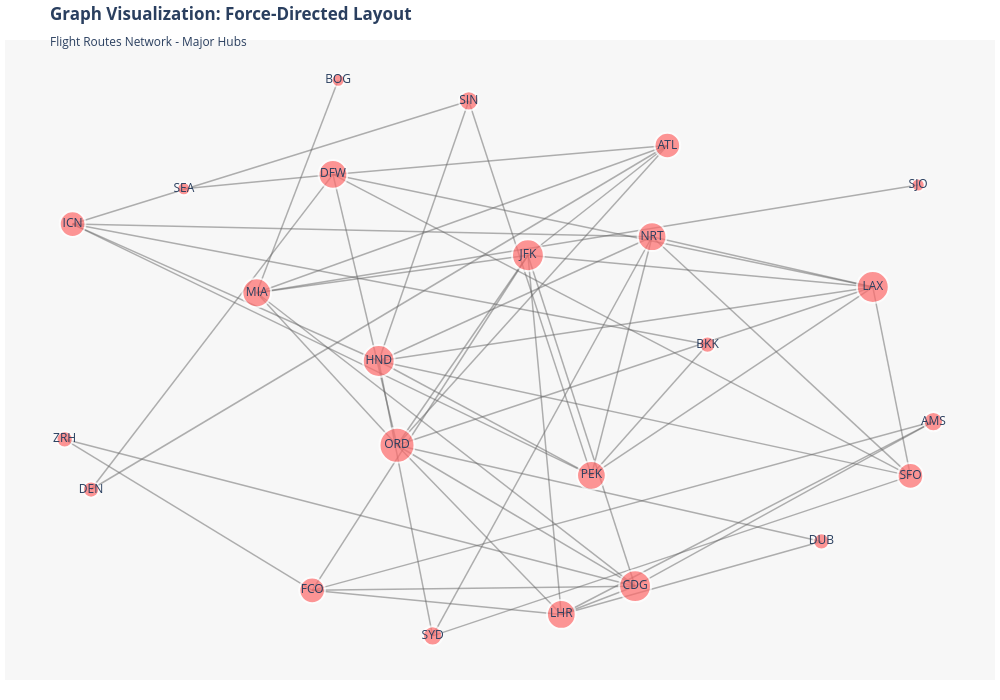

Notebook source saved alongside this figure:
### Markdown cell above
---

## 5. Graph Visualization

### 5.1 Graph Visualization Layout 1: Force-Directed (Spring) Layout

### Code cell
# Graph Force-Directed Layout Visualization
print("Creating Graph Visualization 1: Force-Directed Layout...")

# Get positions
pos_force = layout_positions['graph']['spring']

# Prepare edge traces
edge_x_force = []
edge_y_force = []

for edge in flight_graph.edges():
    x0, y0 = pos_force[edge[0]]
    x1, y1 = pos_force[edge[1]]
    edge_x_force.extend([x0, x1, None])
    edge_y_force.extend([y0, y1, None])

# Create edge trace
edge_trace_force = go.Scatter(
    x=edge_x_force, y=edge_y_force,
    mode='lines',
    line=dict(width=1.5, color='rgba(100, 100, 100, 0.5)'),
    hoverinfo='none',
    showlegend=False
)

# Prepare node trace
node_x_force = []
node_y_force = []
node_text_force = []
node_size_force = []

# Calculate node sizes based on degree (hub airports are bigger)
degrees = dict(flight_graph.degree())
max_degree = max(degrees.values())

for node in flight_graph.nodes():
    x, y = pos_force[node]
    node_x_force.append(x)
    node_y_force.append(y)
    node_text_force.append(f"{node}<br>Routes: {degrees[node]}")
    node_size_force.append(10 + (degrees[node] / max_degree) * 25)

# Create node trace
node_trace_force = go.Scatter(
    x=node_x_force, y=node_y_force,
    mode='markers+text',
    text=[node.split('<br>')[0] for node in node_text_force],
    textposition='middle center',
    hoverinfo='text',
    hovertext=node_text_force,
    marker=dict(
        size=node_size_force,
        color='#FF6B6B',
        showscale=False,
        line_width=2,
        line_color='white'
    )
)

# Create figure
fig_graph_force = go.Figure(data=[edge_trace_force, node_trace_force])

fig_graph_force.update_layout(
    title='<b>Graph Visualization: Force-Directed Layout</b><br><sub>Flight Routes Network - Major Hubs</sub>',
    showlegend=False,
    hovermode='closest',
    margin=dict(b=20, l=5, r=5, t=40),
    xaxis=dict(showgrid=False, zeroline=False, showticklabels=False),
    yaxis=dict(showgrid=False, zeroline=False, showticklabels=False),
    height=700,
    width=1000,
    plot_bgcolor='rgba(240, 240, 240, 0.5)'
)

fig_graph_force.show()
print("✓ Graph Force-Directed Layout visualization created!")

### Figure 1 — Plotly figure (JSON) as saved in the notebook; plotly's stock layout.template omitted (floating-point values rounded to 4 significant figures; data arrays with more than 128 entries replaced by an {"elided": "..."} marker saying what was removed)
{"data": [{"hoverinfo": "none", "line": {"color": "rgba(100, 100, 100, 0.5)", "width": 1.5}, "mode": "lines", "showlegend": false, "type": "scatter", "x": {"elided": "159 float values"}, "y": {"elided": "159 float values"}}, {"hoverinfo": "text", "hovertext": ["JFK<br>Routes: 7", "LAX<br>Routes: 7", "ORD<br>Routes: 8", "MIA<br>Routes: 6", "ATL<br>Routes: 5", "DFW<br>Routes: 6", "SFO<br>Routes: 5", "DEN<br>Routes: 2", "SEA<br>Routes: 1", "LHR<br>Routes: 6", "CDG<br>Routes: 7", "FCO<br>Routes: 5", "NRT<br>Routes: 6", "HND<br>Routes: 7", "PEK<br>Routes: 6", "DUB<br>Routes: 2", "BOG<br>Routes: 1", "SJO<br>Routes: 1", "SYD<br>Routes: 3", "AMS<br>Routes: 3", "ZRH<br>Routes: 2", "ICN<br>Routes: 5", "SIN<br>Routes: 3", "BKK<br>Routes: 2"], "marker": {"color": "#FF6B6B", "line": {"color": "white", "width": 2}, "showscale": false, "size": [31.88, 31.88, 35, 28.75, 25.62, 28.75, 25.62, 16.25, 13.12, 28.75, 31.88, 25.62, 28.75, 31.88, 28.75, 16.25, 13.12, 13.12, 19.38, 19.38, 16.25, 25.62, 19.38, 16.25]}, "mode": "markers+text", "text": ["JFK", "LAX", "ORD", "MIA", "ATL", "DFW", "SFO", "DEN", "SEA", "LHR", "CDG", "FCO", "NRT", "HND", "PEK", "DUB", "BOG", "SJO", "SYD", "AMS", "ZRH", "ICN", "SIN", "BKK"], "textposition": "middle center", "type": "scatter", "x": [0.04811, 0.7824, -0.2306, -0.5293, 0.3449, -0.367, 0.8625, -0.882, -0.6845, 0.1192, 0.2763, -0.4113, 0.3124, -0.2696, 0.1833, 0.6729, -0.3559, 0.8789, -0.1548, 0.9113, -0.9382, -0.9213, -0.07792, 0.4305], "y": [0.3697, 0.2552, -0.314, 0.2347, 0.7646, 0.6605, -0.4243, -0.4733, 0.609, -0.9229, -0.8211, -0.8361, 0.4363, -0.01097, -0.4224, -0.6602, 0.9995, 0.6224, -1, -0.2288, -0.2928, 0.4818, 0.925, 0.04819]}], "layout": {"height": 700, "hovermode": "closest", "margin": {"b": 20, "l": 5, "r": 5, "t": 40}, "plot_bgcolor": "rgba(240, 240, 240, 0.5)", "showlegend": false, "title": {"text": "<b>Graph Visualization: Force-Directed Layout</b><br><sub>Flight Routes Network - Major Hubs</sub>"}, "width": 1000, "xaxis": {"showgrid": false, "showticklabels": false, "zeroline": false}, "yaxis": {"showgrid": false, "showticklabels": false, "zeroline": false}}}
